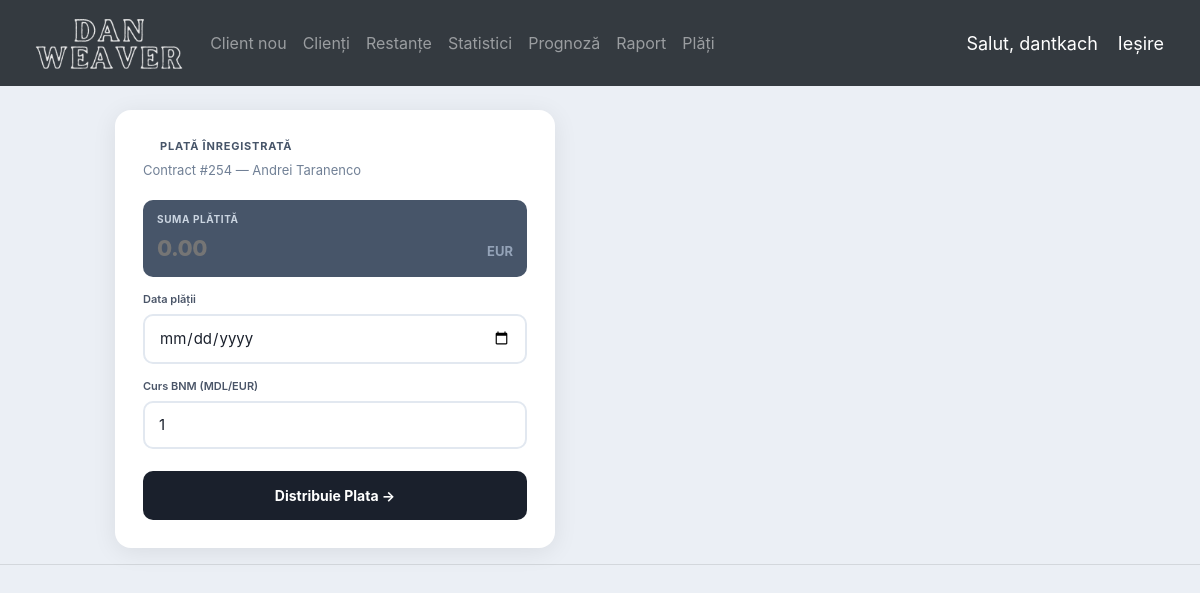
The app's page /create_payment/254/ (signed in) with its own data.
### accounts/models.py (models this page shows, shortened)
class Contract(models.Model):
    STATUS = (
        ('Active', 'Active'),
        ('Closed', 'Closed'),
        ('Colectare', 'Colectare'),
        ('Judecata', 'Judecata'),
        ('Bad Client', 'Bad Client'),
        ('Refinantare', 'Refinantare')
    )
    CALC_METHOD = (
        ('Declining Balance', 'Declining Balance'),
        ('Declining Balance (OLD)', 'Declining Balance (OLD)'),
        ('Fixed Flat', 'Fixed Flat'),
    )
    PRODUCT = {
        ('Classic', 'Classic'),
        ('Imobil', 'Imobil'),
        ('Special', 'Special'),
        ('Consum', 'Consum')
    }
    CURRENCY = {
        ('MDL', 'MDL'),
        ('EUR', 'EUR'),
    }
    ECONOMICAL_SECTOR = (
        ('Agricultură', 'Agricultură'),
        ('Comerț', 'Comerț'),
        ('Construcții', 'Construcții'),
        ('Consum', 'Consum'),
        ('Imobil', 'Imobil'),
        ('Transport', 'Transport'),
        ('Prestarea serviciilor', 'Prestarea serviciilor'),
        ('Industria energetică', 'Industria energetică'),
        ('Industria productivă', 'Industria productivă'),
        ('Industria Alim. și Procesare', 'Industria Alim. și Procesare'),
        ('Alte scopuri', 'Alte scopuri')
    )
    TERM = (
        ('Long', 'Long'),
        ('Short', 'Short')
    )
    id = models.IntegerField(primary_key=True)
    client = models.ForeignKey(Client, null=True, on_delete=models.CASCADE)
    status = models.CharField(max_length=200, null=True,
                              choices=STATUS, default='Active')
    scope = models.CharField(max_length=200, null=True, blank=True)
    sector = models.CharField(max_length=200, null=True,
                              choices=ECONOMICAL_SECTOR, default='Agricultură')
    term = models.CharField(max_length=200, null=True,
                            choices=TERM, default='Long')
    date_created = models.DateField(null=True)
    date_closed = models.DateField(null=True, blank=True)
    product = models.CharField(max_length=200, null=True,
                               choices=PRODUCT, default='Classic')
    loan = models.DecimalField(max_digits=15, decimal_places=2, null=True)
    months = models.IntegerField(null=True)
    interest_rate = models.DecimalField(max_digits=10,
                                        decimal_places=3, null=True)
    annual_payments = models.IntegerField(null=True)
    calc_method = models.CharField(max_length=100,
                                   null=True, choices=CALC_METHOD)
    month_sum = models.DecimalField(max_digits=10, decimal_places=3, null=True)
    grace_period = models.IntegerField(null=True)
    currency = models.CharField(max_length=100, null=True,
                                choices=CURRENCY, default='MDL')
    exchange_rate = models.DecimalField(max_digits=15, decimal_places=3,
                                        default=1, blank=True)
    comments = models.TextField(null=True)
    comission = models.DecimalField(max_digits=10, decimal_places=3, null=True)
    residual = models.DecimalField(max_digits=15, decimal_places=2, null=True, blank=True, default=0)
    fee_issue = models.DecimalField(max_digits=10, decimal_places=3, null=True, blank=True, default=0)
    fee_issue_months = models.IntegerField(null=True, blank=True, default=1)

class Client(models.Model):
    PERSON = (
        ('Physical', 'Physical'),
        ('Juridical', 'Juridical')
    )
    GENDER = (
        ('Male', 'Male'),
        ('Female', 'Female')
    )
    company_name = models.CharField(max_length=200, null=True)
    jur_address = models.CharField(max_length=200, null=True, blank=True)
    administrator = models.CharField(max_length=200, null=True, blank=True)
    first_name = models.CharField(max_length=200, null=True, blank=True)
    last_name = models.CharField(max_length=200, null=True, blank=True)
    person = models.CharField(max_length=200, null=True,
                              choices=PERSON, default="Physical")
    gender = models.CharField(max_length=200, null=True,
                              choices=GENDER, default="Male")
    location = models.CharField(max_length=200, null=True, blank=True)
    phone_num = models.CharField(max_length=20, null=True, blank=True)
    idnp = models.CharField(max_length=20, null=True, blank=True)
    id_card_nr = models.CharField(max_length=200, null=True, blank=True)
    id_card_office = models.CharField(max_length=200, null=True, blank=True)
    id_card_date = models.DateField(null=True, blank=True)
    birth_date = models.DateField(null=True, blank=True)
    bank_name = models.CharField(max_length=200, null=True, blank=True)
    bank_code = models.CharField(max_length=200, null=True, blank=True)
    bank_account = models.CharField(max_length=200, null=True, blank=True)
    registration_date = models.DateField(null=True, blank=True)
    registration_nr = models.CharField(max_length=20, null=True, blank=True)

### accounts/decorators.py (the view)
		def wrapper_func(request, *args, **kwargs):
			group = None
			if request.user.groups.exists():
				group = request.user.groups.all()[0].name
			if group in allowed_roles:
				return view_func(request, *args, **kwargs)
			else:
				return HttpResponse('You are not authorized to view this page')

### accounts/views.py (called while the page is built)
@ login_required(login_url='login')
@ allowed_users(allowed_roles=['admin'])
def createPayment(request, pk):
    contract = Contract.objects.get(id=pk)
    client = contract.client
    PaymentForms = modelform_factory(Payment, form=PaymentForm)
    form = PaymentForms(initial={'contract': contract})
    contract_id = contract.pk
    if request.method == 'POST':
        form = PaymentForm(request.POST)
        new_form = Payment()
        if form.is_valid():
            form.save()
            return redirect('/view_contract/' + str(contract_id) + '/')
    context = {'form': form, 'contract': contract, 'client': client}
    return render(request, 'accounts/payment_form.html', context)

### accounts/templates/accounts/payment_form.html (shortened to what this page needs)
{%  extends 'accounts/my_main.html' %}
{% load static widget_tweaks l10n %}
{% block content %}
<br>
<div class="row">
    <div class="col-md-6 col-lg-5 offset-lg-1">
        <div style="background:white;border-radius:16px;box-shadow:0 4px 24px rgba(0,0,0,0.08);padding:28px;max-width:440px;">
            <div style="font-size:11px;font-weight:700;color:#475569;text-transform:uppercase;letter-spacing:0.8px;margin-bottom:6px;display:flex;align-items:center;gap:6px;">
                <svg width="11" height="11" fill="#475569" viewBox="0 0 24 24"><path d="M12 22V12M12 12L8 16M12 12l4 4M3 17h18"/></svg>
                Plată înregistrată
            </div>
            {% if contract %}
            <div style="font-size:13px;color:#718096;margin-bottom:20px;">
                Contract #{{ contract.id }}{% if client %} —
                {% if client.person == "Physical" %}{{ client.first_name }} {{ client.last_name }}{% else %}{{ client.company_name }}{% endif %}
                {% endif %}
            </div>
            {% endif %}
            <form action="" method="POST">
                {% localize off %}
                <div style="background:#475569;border-radius:10px;padding:12px 14px;margin-bottom:14px;">
                    <div style="font-size:10px;font-weight:700;color:#cbd5e1;text-transform:uppercase;letter-spacing:0.6px;margin-bottom:5px;">Suma plătită</div>
                    <div style="display:flex;align-items:baseline;gap:6px;">
                        {% render_field form.sum style="background:transparent;border:none;outline:none;color:white;font-size:22px;font-weight:800;width:100%;letter-spacing:-0.5px;padding:0;" placeholder="0.00" %}
                        <span style="color:#94a3b8;font-size:13px;font-weight:700;flex-shrink:0;">{{ contract.currency|default:"MDL" }}</span>
                    </div>
                </div>
                <div style="margin-bottom:14px;">
                    <label style="display:block;font-size:11px;font-weight:600;color:#4a5568;margin-bottom:6px;">Data plății</label>
                    {% render_field form.date_paid style="width:100%;padding:11px 14px;border:2px solid #e2e8f0;border-radius:10px;font-size:15px;color:#1a202c;outline:none;background:white;" %}
                </div>
                <div style="margin-bottom:22px;">
                    <label style="display:block;font-size:11px;font-weight:600;color:#4a5568;margin-bottom:6px;">Curs BNM (MDL/EUR)</label>
                    {% render_field form.exchange_rate style="width:100%;padding:11px 14px;border:2px solid #e2e8f0;border-radius:10px;font-size:15px;color:#1a202c;outline:none;background:white;" placeholder="19.234" %}
                </div>
                {% endlocalize %}
                <button type="submit" style="width:100%;padding:14px;background:#1a202c;color:white;border:none;border-radius:10px;font-size:14px;font-weight:700;cursor:pointer;transition:background 0.15s;" onmouseenter="this.style.background='#2d3748'" onmouseleave="this.style.background='#1a202c'">Distribuie Plata →</button>
            </form>
        </div>
    </div>
</div>
{% endblock %}

### accounts/templates/accounts/my_navbar.html (shortened to what this page needs)
{% load static %}
<nav class="navbar navbar-expand-lg navbar-dark bg-dark">
 <img src="{% static 'images/logo2.png' %}" height="70">
  <div class="collapse navbar-collapse" id="navbarNav">
    <ul class="navbar-nav">
      {% if request.user.is_staff %}
        <li class="nav-item">
            <a class="nav-link" href="{% url 'createClient' %}">Client nou</a>
        </li>
        <li class="nav-item">
            <a class="nav-link" href="{% url 'home' %}">Clienți</a>
        </li>
        <li class="nav-item">
            <a class="nav-link" href="/arrears/?status=Active">Restanțe</a>
        </li>
        <li class="nav-item">
            <a class="nav-link" href="{% url 'download_statistics' %}">Statistici</a>
        </li>
        <li class="nav-item">
            <a class="nav-link" href="/prognosis/2000-01-01/2000-01-01/Classic/">Prognoză</a>
        </li>
        <li class="nav-item">
            <a class="nav-link" href="/report/{% now "Y-m-d" %}/All/">Raport</a>
        </li>
        <li class="nav-item">
            <a class="nav-link" href="/payments/">Plăți</a>
        </li>
      {% endif %}
    </ul>
  </div>
  <span class="hello-msg">Salut, {{request.user}}</span>
  <span ><a  class="hello-msg" href="{% url 'logout' %}">Ieșire</a></span>
</nav>

### static/css/main.css (style rules this page uses)
body { background-color: #ebeff5; }

### accounts/templates/accounts/my_navbar.html (style rules this page uses)
.hello-msg { font-size: 18px; color: #fff; margin-right: 20px; }

### records on screen
Contract: id "254", currency "EUR"
Client: first_name "Andrei", last_name "Taranenco"

### other values on screen
{{ request.user }} "dantkach"
